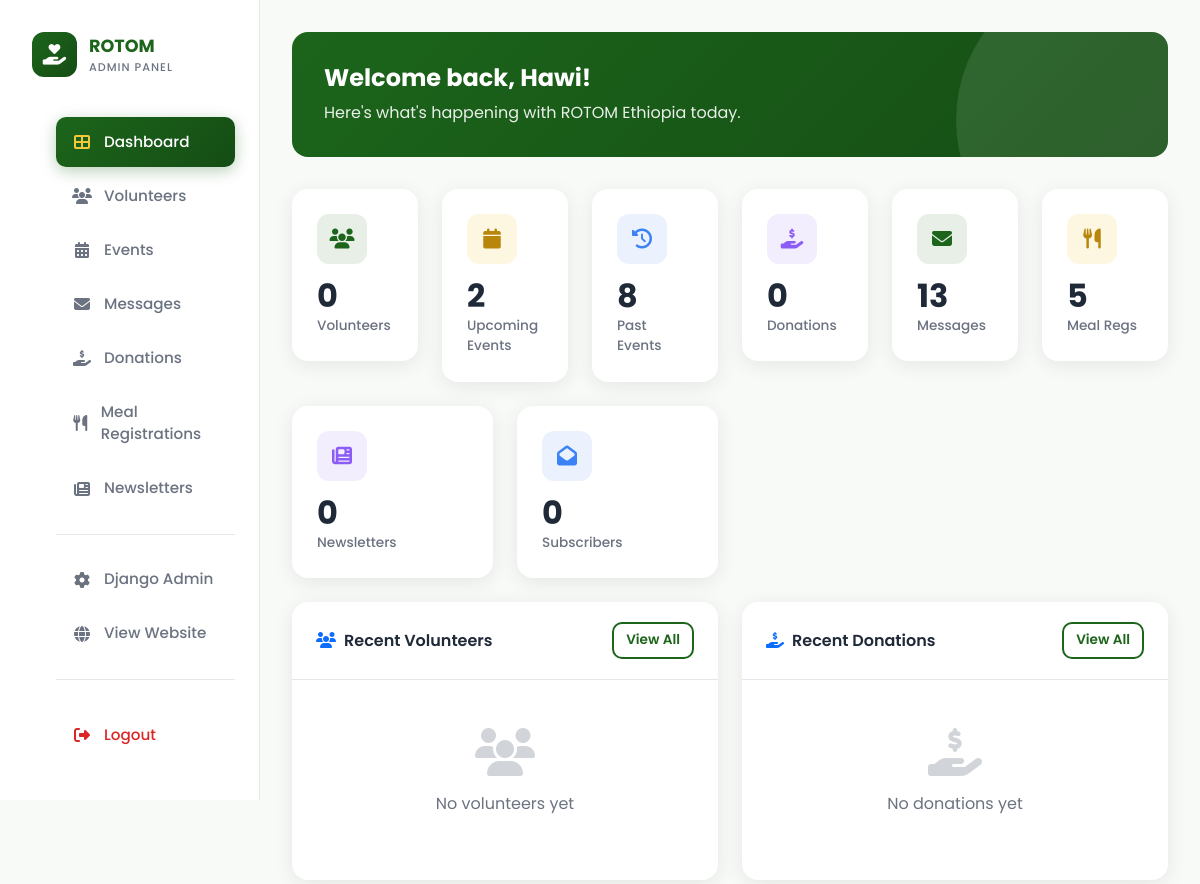
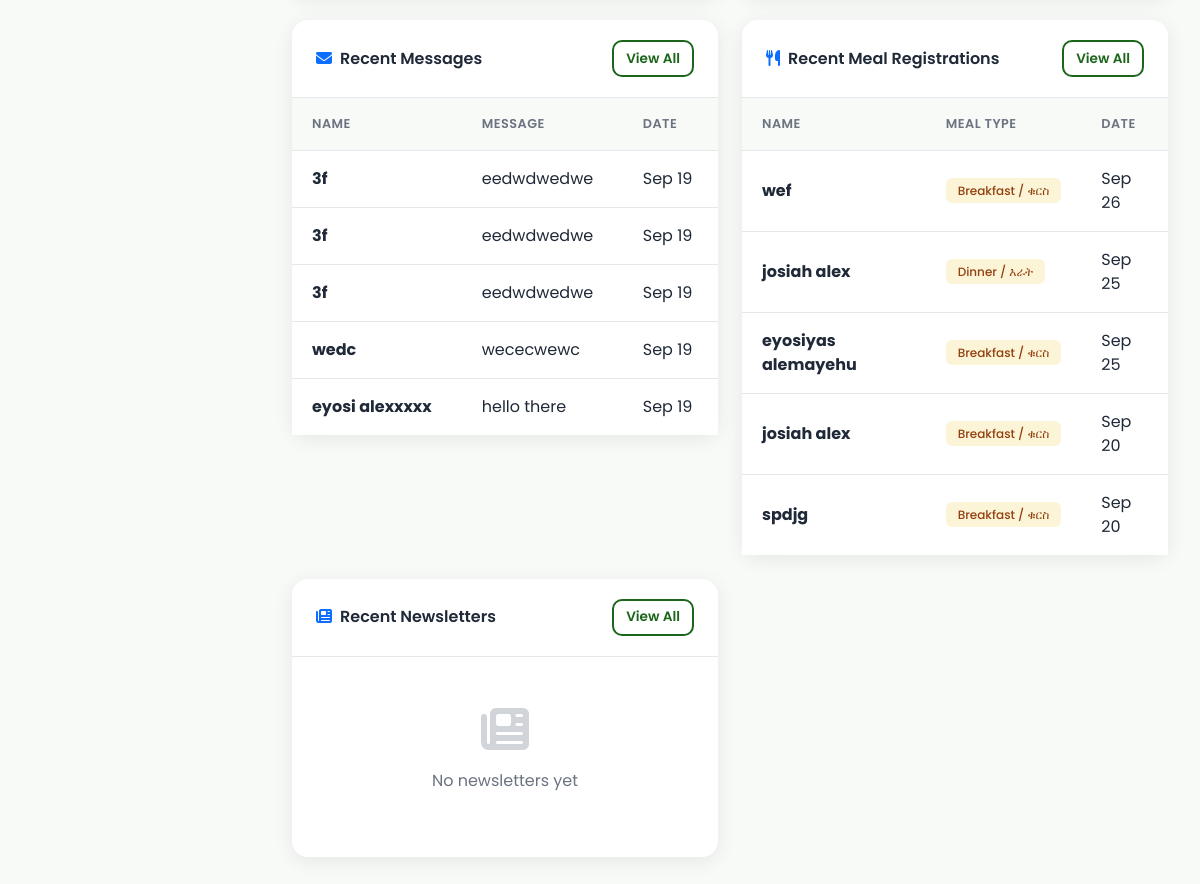
The app's page /dashboard/admin-dashboard/ (signed in), older data (2 pictures, top to bottom).
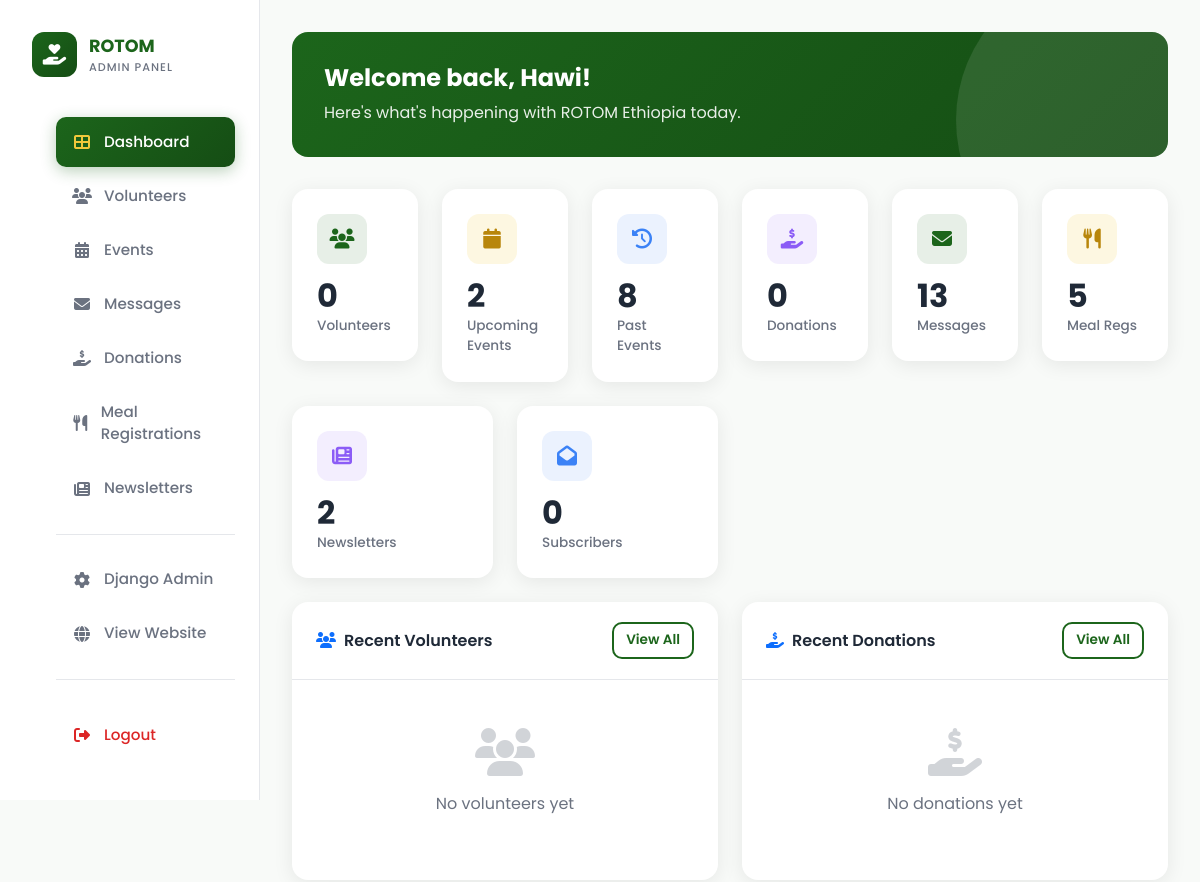
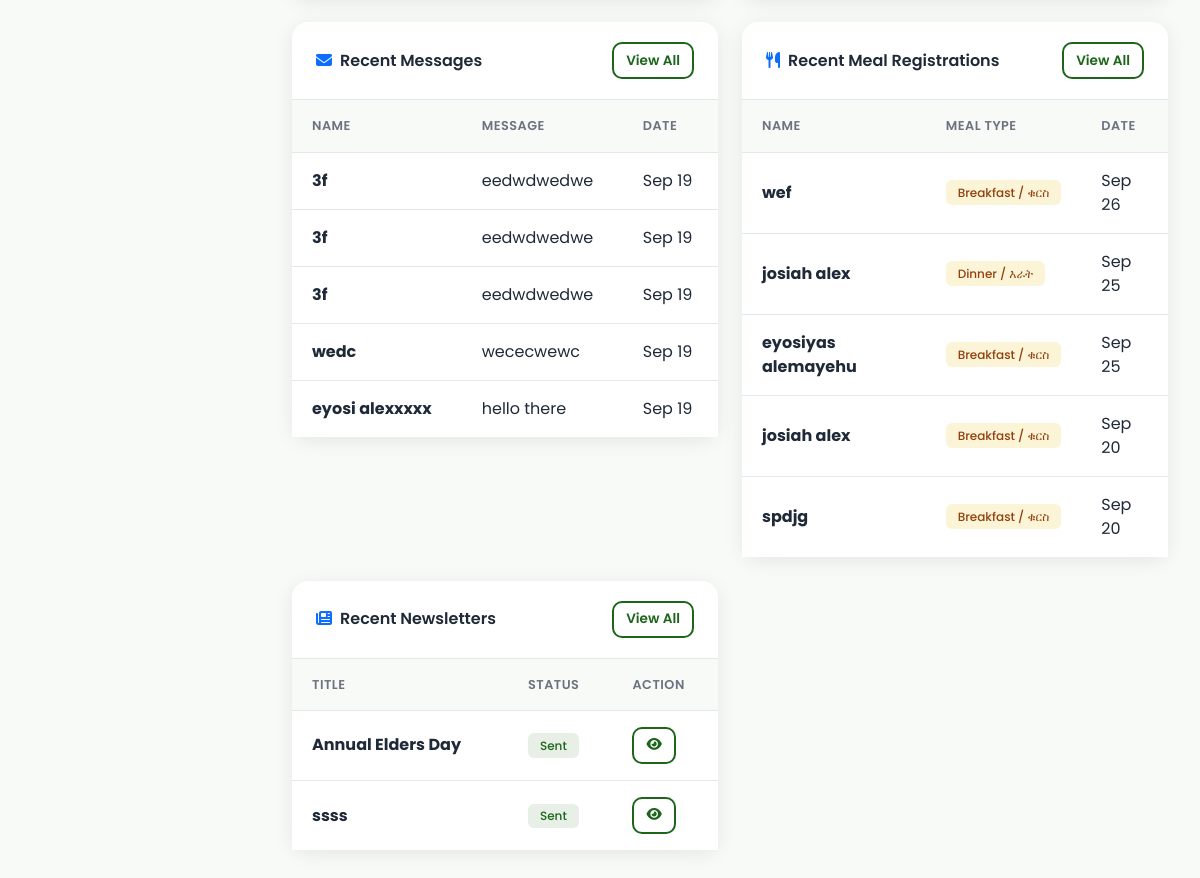
The same page, newer data (2 pictures, top to bottom).
### rotom/models.py (models this page shows, shortened)
class Contact(models.Model):
    name = models.CharField(max_length=100)
    location = models.CharField(max_length=200)
    email = models.EmailField(db_index=True)
    phone_number = models.CharField(max_length=15, blank=True, null=True)
    message = models.TextField()
    created_at = models.DateTimeField(auto_now_add=True, db_index=True)
    class Meta:
        ordering = ['-created_at']

class FeedingRegistration(models.Model):
    MEAL_TYPE_CHOICES = [
        ('breakfast', 'Breakfast / ቁርስ'),
        ('lunch', 'Lunch / ምሳ'),
        ('dinner', 'Dinner / እራት'),
    ]
    LOCATION_CHOICES = [
        ('addis_ababa', 'Addis Ababa / አዲስ አበባ'),
        ('bishoftu', 'Bishoftu / ቢሾፍቱ'),
        ('adama', 'Adama / አዳማ'),
        ('mojo', 'Mojo / ሞጆ'),
    ]
    full_name = models.CharField(max_length=100)
    email = models.EmailField()
    phone = models.CharField(max_length=20)
    meal_type = models.CharField(max_length=20, choices=MEAL_TYPE_CHOICES)
    location = models.CharField(max_length=20, choices=LOCATION_CHOICES)
    preferred_date = models.DateField()
    notes = models.TextField(blank=True)
    created_at = models.DateTimeField(auto_now_add=True)

class Newsletter(models.Model):
    STATUS_CHOICES = [
        ('draft', 'Draft'),
        ('sent', 'Sent'),
        ('scheduled', 'Scheduled'),
    ]
    title = models.CharField(max_length=200)
    subject = models.CharField(max_length=200)
    content = models.TextField(help_text="Newsletter content (HTML supported)")
    image = models.ImageField(upload_to='blog_images/', blank=True, null=True, help_text="Optional image for blog post")
    status = models.CharField(max_length=20, choices=STATUS_CHOICES, default='draft')
    created_at = models.DateTimeField(auto_now_add=True)
    sent_at = models.DateTimeField(null=True, blank=True)
    scheduled_for = models.DateTimeField(null=True, blank=True)
    recipients_count = models.PositiveIntegerField(default=0)
    class Meta:
        ordering = ['-created_at']

### dashboard/views.py (the view)
# urls.py: path('admin-dashboard/', views.admin_dashboard, name='admin_dashboard'),
@staff_member_required(login_url='dashboard:login')
def admin_dashboard(request):
    from django.db.models import Count, Q
    now = timezone.now()
    stats = {
        'total_volunteers': VolunteerProfile.objects.count(),
        'total_events': Event.objects.filter(event_date__gte=now).count(),
        'total_previous_events': PreviousEvent.objects.count(),
        'total_payments': Payment.objects.filter(status='success').count(),
        'total_contacts': Contact.objects.count(),
        'total_registrations': FeedingRegistration.objects.count(),
        'total_newsletters': Newsletter.objects.count(),
        'total_subscribers': Subscriber.objects.count(),
    }
    recent_volunteers = VolunteerProfile.objects.select_related().order_by('-id')[:5]
    recent_contacts = Contact.objects.select_related().order_by('-created_at')[:5]
    recent_payments = Payment.objects.filter(status='success').select_related().order_by('-created_at')[:5]
    recent_registrations = FeedingRegistration.objects.select_related().order_by('-created_at')[:5]
    recent_newsletters = Newsletter.objects.select_related().order_by('-created_at')[:5]
    context = {
        **stats,
        'recent_volunteers': recent_volunteers,
        'recent_contacts': recent_contacts,
        'recent_payments': recent_payments,
        'recent_registrations': recent_registrations,
        'recent_newsletters': recent_newsletters,
    }
    return render(request, 'dashboard/admin_dashboard.html', context)

### dashboard/templates/dashboard/admin_dashboard.html (shortened to what the changed rows need)
{% extends 'dashboard/base_admin.html' %}
{% block content %}
<div class="welcome-banner">
    <h2>Welcome back, {{ request.user.get_full_name|default:request.user.username }}!</h2>
</div>
<div class="row g-4 mb-4">
    <div class="col-lg-3 col-md-6">
        <div class="stat-card">
            <div class="stat-icon purple">
                <i class="fas fa-newspaper"></i>
            </div>
            <div class="stat-number">{{ total_newsletters }}</div>
            <div class="stat-label">Newsletters</div>
        </div>
    </div>
</div>
<div class="row g-4">
    <div class="col-lg-6">
        <div class="card">
            <div class="card-body p-0">
                {% if recent_contacts %}
                <div class="table-responsive">
                    <table class="table">
                        <thead>
                            <tr>
                                <th>Name</th>
                                <th>Message</th>
                                <th>Date</th>
                            </tr>
                        </thead>
                        <tbody>
                            {% for contact in recent_contacts %}
                            <tr>
                                <td><strong>{{ contact.name }}</strong></td>
                                <td>{{ contact.message|truncatechars:40 }}</td>
                                <td>{{ contact.created_at|date:"M d" }}</td>
                            </tr>
                            {% endfor %}
                        </tbody>
                    </table>
                </div>
                {% else %}
                <div class="empty-state">
                    <i class="fas fa-envelope"></i>
                    <p>No messages yet</p>
                </div>
                {% endif %}
            </div>
        </div>
    </div>
    <div class="col-lg-6">
        <div class="card">
            <div class="card-body p-0">
                {% if recent_registrations %}
                <div class="table-responsive">
                    <table class="table">
                        <thead>
                            <tr>
                                <th>Name</th>
                                <th>Meal Type</th>
                                <th>Date</th>
                            </tr>
                        </thead>
                        <tbody>
                            {% for reg in recent_registrations %}
                            <tr>
                                <td><strong>{{ reg.full_name }}</strong></td>
                                <td><span class="badge badge-warning">{{ reg.get_meal_type_display }}</span></td>
                                <td>{{ reg.preferred_date|date:"M d" }}</td>
                            </tr>
                            {% endfor %}
                        </tbody>
                    </table>
                </div>
                {% else %}
                <div class="empty-state">
                    <i class="fas fa-utensils"></i>
                    <p>No registrations yet</p>
                </div>
                {% endif %}
            </div>
        </div>
    </div>
    <div class="col-lg-6">
        <div class="card">
            <div class="card-body p-0">
                {% if recent_newsletters %}
                <div class="table-responsive">
                    <table class="table">
                        <thead>
                            <tr>
                                <th>Title</th>
                                <th>Status</th>
                                <th>Action</th>
                            </tr>
                        </thead>
                        <tbody>
                            {% for newsletter in recent_newsletters %}
                            <tr>
                                <td><strong>{{ newsletter.title|truncatechars:25 }}</strong></td>
                                <td>
                                    <span class="badge badge-{% if newsletter.status == 'sent' %}success{% elif newsletter.status == 'scheduled' %}warning{% else %}secondary{% endif %}">
                                        {{ newsletter.get_status_display }}
                                    </span>
                                </td>
                                <td>
                                    <a href="{% url 'dashboard:newsletter_detail' newsletter.pk %}" class="btn btn-sm btn-outline-primary">
                                        <i class="fas fa-eye"></i>
                                    </a>
                                </td>
                            </tr>
                            {% endfor %}
                        </tbody>
                    </table>
                </div>
                {% else %}
                <div class="empty-state">
                    <i class="fas fa-newspaper"></i>
                    <p>No newsletters yet</p>
                </div>
                {% endif %}
            </div>
        </div>
    </div>
</div>
{% endblock %}

Row changes from the older to the newer data that the page shows:
added Newsletter: title "Annual Elders Day", status "Sent"
added Newsletter: title "ssss", status "Sent"
Text that changed along with them:
{{ total_newsletters }}: "0" → "2"
text no longer shown: "No newsletters yet"
text now shown: "TITLE STATUS ACTION"
